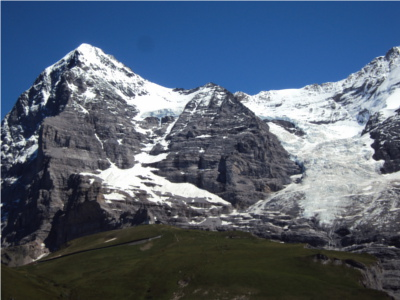
%> input picture data/part1/hill/1.JPG, 400 x 300 px
$ octave stitchmulti.m   (GNU Octave 9; MATLAB toolbox functions it lacks are replaced by stand-ins)
%> lines starting %> are read from the running program, lines starting %| are printed output that depends on the picture
### code/stitch.m
%stitch.m
%this code is used for performing image stitching of two images
function [result] = stitch(img1, img2, coor, harrisThreshold, deBug)
% Arguments:
%            im1     			- image1 to be processed.
%            im2     			- image2 to be processed.
%            coor    			- just obtains inlier coordinates and return, 1 true, 0 for show stiched images
%            harrisThreshold    - specifying threshold for harris detector
%            deBug    			- show debugged images
%
% Returns:
%            result    - outputs the stiched images if coor = 0 else outputs the inliers coordinates for both images
	warning('off','all')
	neighbourhood_size = 5;%definging the neighbourhood size //optimum
	threshold = 3;%threshold for the dist2.m output, optimum
	% neighbourhood_size = 7;%definging the neighbourhood size
	% threshold = 3;%threshold for the dist2.m output
	if nargin < 5 %for debugging purpose
	    img1=imread('..\data\part1\uttower\left.jpg');
		img2=imread('..\data\part1\uttower\right.jpg');
		deBug = 0;
		harrisThreshold = 0.05;
		coor = 1;
	end
	im1=rgb2gray(img1);
	im2=rgb2gray(img2);
	im1=double(im1);%converting into double format
	im1=im1/255;
	im2=double(im2);%converting into double format
	im2=im2/255;
	[h, w] = size(im1);
	% imshow(im2)
	%%%%%%%%%%%%%%%%%%%%%%%%%% 1 - finding the feature points using harris blob detector%%%%%%%%%%%%%%%%%%%%%%%%%%%%%%%%%%%%%%%%%%%%
	disp('1 - Performing Harris corner detector trick.....')
	[cim,r,c] = harris(im1,2, harrisThreshold, 2, deBug);
	%%%%%%%%%%%%%%%%%%%%%%%% 2 - finding and storing the neighbourhood pixels for each feature points%%%%%%%%%%%%%%%%%%%%%%%%%%%%%%%
	[local_features1, coordinates1] = keypoints(im1, neighbourhood_size, r, c);
	% figure, imagesc(im1), axis image, colormap(gray), hold on
	% plot(C1,R1,'ys'), title('corners detected');
	% truesize;
	%%%%%%%%%%%%%%%%%%%%%%%%%% 1 - finding the feature points using harris blob detector%%%%%%%%%%%%%%%%%%%%%%%%%%%%%%%%%%%%%%%%%%%%
	[~,r,c] = harris(im2,2, harrisThreshold, 2, deBug);
	%%%%%%%%%%%%%%%%%%%%%%%% 2 - finding and storing the neighbourhood pixels for each feature points%%%%%%%%%%%%%%%%%%%%%%%%%%%%%%%
	[local_features2, coordinates2] = keypoints(im2, neighbourhood_size, r, c);
	% figure, imagesc(im2), axis image, colormap(gray), hold on
	% plot(C2,R2,'ys'), title('corners detected');
	% imshow(cim)
	% truesize;
	%%%%%%%%%%%%%%%%%%%%%%%%% 3 - finding the euclidean distance between each keypoints of both images%%%%%%%%%%%%%%%%%%%%%%%%%%%%%%
	disp('2 - Finding the putative matches and plotting them.....')
	n2 = dist2(local_features1, local_features2);
	[N,M] = find((n2<threshold)); %putative matches found
	Matches = size(N,1);
	% index = randperm(Matches,20) %randomly taking 20 putative matches
	% N = N(index, 1)
	% M = M(index, 1)
	%
	size(coordinates1);
	coordinates1=coordinates1(N,:);%STORING THE PUTATIVE MATCHES, x
	size(coordinates1);
	% C1=C1(unique(N,'first'), :);
	coordinates2=coordinates2(M,:);%STORING THE PUTATIVE MATCHES, Y
	size(coordinates2);
	if deBug ==1
		stackedImage = cat(2, im1, im2); % Places the two images side by side, %courtesy stackoverflow.com
		figure; clf; imshow(stackedImage); hold on;
		% show features detected in image 1
		plot(coordinates1(:,1),coordinates1(:,2),'+m');
		plot(coordinates2(:,1)+w,coordinates2(:,2),'oc');
		% show displacements
		% line([coordinates1(:,1); coordinates2(:,1)],[coordinates1(:,2); coordinates2(:,2)],'color','y');
		for i = 1 : size(coordinates2)
			line([coordinates1(i, 1) (coordinates2(i, 1)+w)], [coordinates1(i, 2) coordinates2(i, 2)], 'Color', 'yellow');
			end
		title('3 - Plotting the Putative Matches.....'); %plotting putative matches
		truesize;
	end


	% C2=C2(unique(M,'first'));
	% figure, imagesc(im1), axis image, colormap(gray), hold on
	% plot(coordinates1(:,2),coordinates1(:,1),'ys'), title('corners detected');
	% figure, imagesc(im2), axis image, colormap(gray), hold on
	% plot(coordinates2(:,2),coordinates2(:,1),'ys'), title('corners detected');

	%%%%%%%%%%%%%%%%%%%%%%%%% 4 - Applying RANSAC to remove outliers and get optimum Homogrpahy Matrix%%%%%%%%%%%%%%%%%%%%%%%%%%%%%%
	disp('4 - Performing very Simple RANSAC algorithm and plotting the inliers.....')
	[H, inliers, residual_error] = ransac(coordinates1, coordinates2, 20000);
	if deBug ==1
		stackedImage = cat(2, im1, im2); % Places the two images side by side, %courtesy stackoverflow.com
		figure; clf; imshow(stackedImage); hold on;
		% show features detected in image 1
		plot(coordinates1(inliers,1),coordinates1(inliers, 2),'+m');
		plot(coordinates2(inliers,1)+w,coordinates2(inliers, 2),'oc');
		% show displacements
		% line([coordinates1(:,1); coordinates2(:,1)],[coordinates1(:,2); coordinates2(:,2)],'color','y');
		coordinates11 = coordinates1(inliers,:);
		coordinates22 = coordinates2(inliers,:);
		for i = 1 : size(coordinates22)
			line([coordinates11(i, 1) (coordinates22(i, 1)+w)], [coordinates11(i, 2) coordinates22(i, 2)], 'Color', 'yellow');
		end
		title('5 - Plotting inliers after removing the outliers from the putative matches.....');%plotitng inliers
		truesize;
	end

	disp('6 - Some useful data.....')
	fprintf('Residual Error in inliers: %0.3f \n',residual_error);
	fprintf('Number of Inliers out of %d Putative pairs: %d \n', length(coordinates1),length(inliers) );
	if length(inliers) <4 %exit if too many outliers
		disp('Second image is an outlier, too few matches')
		return
	end
	if coor == 0
		result = [];
		result = [coordinates1(inliers,:) coordinates2(inliers,:)];
		return
	end
	% showMatchedFeatures(im1,im2,coordinates1,coordinates2) %%using computer toolbox, debugging
	%%%%%%%%%%%%%%%%%%%%%%%%% 5 - Perfomring image stiching using the Homography matrix H%%%%%%%%%%%%%%%%%%%%%%%%%%%%%%%%%%%%%%%%%%
	disp('7 - Finally showing the stiched images')
	result = panO(img1, img2, H);
	% [5 lines of commented-out code are left out]
	H
	disp('Hurray!!!!!')

### code/harris.m
% HARRIS - Harris corner detector
%
% Usage:  [cim, r, c] = harris(im, sigma, thresh, radius, disp)
%
% Arguments:
%            im     - image to be processed.
%            sigma  - standard deviation of smoothing Gaussian. Typical
%                     values to use might be 1-3.
%            thresh - threshold (optional). Try a value ~1000.
%            radius - radius of region considered in non-maximal
%                     suppression (optional). Typical values to use might
%                     be 1-3.
%            disp   - optional flag (0 or 1) indicating whether you want
%                     to display corners overlayed on the original
%                     image. This can be useful for parameter tuning.
%
% Returns:
%            cim    - binary image marking corners.
%            r      - row coordinates of corner points.
%            c      - column coordinates of corner points.
%
% If thresh and radius are omitted from the argument list 'cim' is returned
% as a raw corner strength image and r and c are returned empty.

% Reference:
% C.G. Harris and M.J. Stephens. "A combined corner and edge detector",
% Proceedings Fourth Alvey Vision Conference, Manchester.
% pp 147-151, 1988.
%
% Author:
% Peter Kovesi
% Department of Computer Science & Software Engineering
% The University of Western Australia
% pk@cs.uwa.edu.au  www.cs.uwa.edu.au/~pk
%
% March 2002

function [cim, r, c] = harris(im, sigma, thresh, radius, disp)

    error(nargchk(2,5,nargin));

    dx = [-1 0 1; -1 0 1; -1 0 1]; % Derivative masks
    dy = dx';

    Ix = conv2(im, dx, 'same');    % Image derivatives
    Iy = conv2(im, dy, 'same');

    % Generate Gaussian filter of size 6*sigma (+/- 3sigma) and of
    % minimum size 1x1.
    g = fspecial('gaussian',max(1,fix(6*sigma)), sigma);

    Ix2 = conv2(Ix.^2, g, 'same'); % Smoothed squared image derivatives
    Iy2 = conv2(Iy.^2, g, 'same');
    Ixy = conv2(Ix.*Iy, g, 'same');

    cim = (Ix2.*Iy2 - Ixy.^2)./(Ix2 + Iy2 + eps); % Harris corner measure

    % Alternate Harris corner measure used by some.  Suggested that
    % k=0.04 - I find this a bit arbitrary and unsatisfactory.
%   cim = (Ix2.*Iy2 - Ixy.^2) - k*(Ix2 + Iy2).^2;

    if nargin > 2   % We should perform nonmaximal suppression and threshold

	% Extract local maxima by performing a grey scale morphological
	% dilation and then finding points in the corner strength image that
	% match the dilated image and are also greater than the threshold.
	sze = 2*radius+1;                   % Size of mask.
	mx = ordfilt2(cim,sze^2,ones(sze)); % Grey-scale dilate.
	cim = (cim==mx)&(cim>thresh);       % Find maxima.

	[r,c] = find(cim);                  % Find row,col coords.

	if nargin==5 & disp      % overlay corners on original image
	    figure, imagesc(im), axis image, colormap(gray), hold on
	    plot(c,r,'ys'), title('corners detected');
	end

    else  % leave cim as a corner strength image and make r and c empty.
	r = []; c = [];
    end

### code/keypoints.m
%finding keypoints pixels
function [keypoint, coordinates] = keypoints(im, neighbourhood_size, r, c)
	%% im is the image where neighbourhood pixels has to be found
	%% neighbourhood_size is the matrix dimension of the neighbourhood pixels
	%% r and c are the coordinates of the local features /keypoints found earlier using harris/blob detector
	warning('off','all')
	K=0;
	feature_count=size(r,1); %count the number of the total feature points detected by the harris detector
	local_features = zeros(feature_count, neighbourhood_size,neighbourhood_size); %create matrix for storing the pixel neighbourhood of each each feature point, here 8 neighbours are detected plus original feature pixel
	[h, w] = size(im);
	R=[];
	C=[];
	% size(local_features)
	div = (neighbourhood_size-1)/2;
	for k =1:feature_count
		i = r(k,1);
		j = c(k,1);
		if (i-div>0 && j-div > 0 && i+div < h && j+div < w ) %% bypassing feature points near the vicinity of the borders of the picture
			K=K+1;
			local_features(K, :,:) = im(i-div:i+div,j-div:j+div);
			R(K) = i;
			C(K) = j;
		end
	end
	local_features =  local_features(1:K,:,:); %% removing redundant zeros as K may be less than the total featur4e points in actual
	%reshaping the local_features matrix into 1-D vector, flattening
	keypoint = reshape(local_features, [], neighbourhood_size*neighbourhood_size);
	%standardizing the features
	for i=1:K
		keypoint(i,:) = (keypoint(i,:) - mean(keypoint(i,:)))/std(keypoint(i,:));
	end
	R=R';
	C=C';
	coordinates = zeros(K, 2);
	size(coordinates);
	coordinates(:,1) = C(:,1);
	coordinates(:,2) = R(:,1);

### code/dist2.m
function n2 = dist2(x, c)
% DIST2	Calculates squared distance between two sets of points.
% Adapted from Netlab neural network software:
% http://www.ncrg.aston.ac.uk/netlab/index.php
%
%	Description
%	D = DIST2(X, C) takes two matrices of vectors and calculates the
%	squared Euclidean distance between them.  Both matrices must be of
%	the same column dimension.  If X has M rows and N columns, and C has
%	L rows and N columns, then the result has M rows and L columns.  The
%	I, Jth entry is the  squared distance from the Ith row of X to the
%	Jth row of C.
%
%
%	Copyright (c) Ian T Nabney (1996-2001)

[ndata, dimx] = size(x);
[ncentres, dimc] = size(c);
if dimx ~= dimc
	error('Data dimension does not match dimension of centres')
end

n2 = (ones(ncentres, 1) * sum((x.^2)', 1))' + ...
  ones(ndata, 1) * sum((c.^2)',1) - ...
  2.*(x*(c'));

% Rounding errors occasionally cause negative entries in n2
if any(any(n2<0))
  n2(n2<0) = 0;
end

### code/ransac.m
%ransac.m
function [H, inliers, residual_error] = ransac(INPUTS, OUTPUTS, iterations)
% Arguments:
%            INPUTS      - keypoint features corrdinates of the first image
%            OUTPUTS     - keypoint features corrdinates of the seond image
%            iterations  - number of times ransac has to run
%
% Returns:
%            H    			   - optimum Homography matrix calculated
%            inliers    	   - returns the inliers indices found in the keypoint features
%            residual_error    - average error found in the inliers
	warning('off','all')
	optimum_inliers_count = 0;
	error_threshold = 25;
	Matches = size(INPUTS,1);%get the totals match size
	for i =1:iterations

		index = randperm(Matches,4); %randomly taking 4 pairs of matches
		coordinates1 = INPUTS(index,:);
		coordinates2 = OUTPUTS(index,:);
		% coordinates1 = [141, 131;480, 159 ;493, 630;64, 601];
		% coordinates2 = [318, 256;534, 372;316, 670;73, 473];
		% A = [coordinates1(1,1), coordinates1(1,2), 1, 0, 0, 0, -1*coordinates1(1,1)*coordinates2(1,1), -1*coordinates1(1,2)*coordinates2(1,1); coordinates1(2,1), coordinates1(2,2), 1, 0, 0, 0, -1*coordinates1(2,1)*coordinates2(2,1), -1*coordinates1(2,2)*coordinates2(2,1); coordinates1(3,1), coordinates1(3,2), 1, 0, 0, 0, -1*coordinates1(3,1)*coordinates2(3,1), -1*coordinates1(3,2)*coordinates2(3,1); coordinates1(4,1), coordinates1(4,2), 1, 0, 0, 0, -1*coordinates1(4,1)*coordinates2(4,1), -1*coordinates1(4,2)*coordinates2(4,1); 0, 0, 0, coordinates1(1,1), coordinates1(1,2), 1, -1*coordinates1(1,1)*coordinates2(1,2), -1*coordinates1(1,2)*coordinates2(1,2); 0, 0, 0, coordinates1(2,1), coordinates1(2,2), 1, -1*coordinates1(2,1)*coordinates2(2,2), -1*coordinates1(2,2)*coordinates2(2,2); 0, 0, 0, coordinates1(3,1), coordinates1(3,2), 1, -1*coordinates1(1,1)*coordinates2(3,2), -1*coordinates1(3,2)*coordinates2(3,2); 0, 0, 0, coordinates1(4,1), coordinates1(4,2), 1, -1*coordinates1(4,1)*coordinates2(4,2), -1*coordinates1(4,2)*coordinates2(4,2);
		%  ];
		A = [coordinates1(1,1), coordinates1(1,2), 1, 0, 0, 0, -1*coordinates1(1,1)*coordinates2(1,1), -1*coordinates1(1,2)*coordinates2(1,1);  0, 0, 0, coordinates1(1,1), coordinates1(1,2), 1, -1*coordinates1(1,1)*coordinates2(1,2), -1*coordinates1(1,2)*coordinates2(1,2); coordinates1(2,1), coordinates1(2,2), 1, 0, 0, 0, -1*coordinates1(2,1)*coordinates2(2,1), -1*coordinates1(2,2)*coordinates2(2,1);  0, 0, 0, coordinates1(2,1), coordinates1(2,2), 1, -1*coordinates1(2,1)*coordinates2(2,2), -1*coordinates1(2,2)*coordinates2(2,2); coordinates1(3,1), coordinates1(3,2), 1, 0, 0, 0, -1*coordinates1(3,1)*coordinates2(3,1), -1*coordinates1(3,2)*coordinates2(3,1);  0, 0, 0, coordinates1(3,1), coordinates1(3,2), 1, -1*coordinates1(3,1)*coordinates2(3,2), -1*coordinates1(3,2)*coordinates2(3,2); coordinates1(4,1), coordinates1(4,2), 1, 0, 0, 0, -1*coordinates1(4,1)*coordinates2(4,1), -1*coordinates1(4,2)*coordinates2(4,1);  0, 0, 0, coordinates1(4,1), coordinates1(4,2), 1, -1*coordinates1(4,1)*coordinates2(4,2), -1*coordinates1(4,2)*coordinates2(4,2);
		 ];
		 % coordinates2
		b = reshape(coordinates2', 8, []); %vectorising the output coordinates
		H = A\b;
		% [U, S, V] = svd(A);
		% H = V(:,end);
		H(9,1) = 1;
		H = reshape(H, 3,3, [])';
		% [19 lines of commented-out code are left out]

		inputs = [INPUTS';ones(1,Matches)]; %adding the homogeneous column
		% coordinates2 = [coordinates2';ones(1,size(coordinates2, 1))]
		inputs_trans = H*inputs;
		inputs_trans = inputs_trans';
		tempInputs = inputs_trans(:,1:2);
	    tempInputs(:,1)=tempInputs(:,1)./inputs_trans(:,3);%normalising the column with the homogneous column, w
	    tempInputs(:,2) = tempInputs(:,2)./inputs_trans(:,3);%normalising the column with the homogneous column, w
	    inputs_trans = tempInputs;
	    error = sum((inputs_trans-OUTPUTS).^2,2);
	    inliers_temp = find(error<error_threshold);%getting the indices of those coordinates which have low error difference with the acgual output
	    inliers_temp_count = length(inliers_temp);
	    if (inliers_temp_count > optimum_inliers_count)
	    	optimum_H=H;
	    	optimum_inliers = inliers_temp;
	    	optimum_inliers_count = inliers_temp_count;
	    	avg_residual_error = mean(error(optimum_inliers));
	    end
	end
	H = optimum_H;
	inliers = optimum_inliers;
	optimum_inliers_count;
	residual_error = avg_residual_error;
	% Matches;
	coordinates1 = INPUTS(inliers,:);
	coordinates2 = OUTPUTS(inliers,:);
	% A = [coordinates1(1,1), coordinates1(1,2), 1, 0, 0, 0, -1*coordinates1(1,1)*coordinates2(1,1), -1*coordinates1(1,2)*coordinates2(1,1);  0, 0, 0, coordinates1(1,1), coordinates1(1,2), 1, -1*coordinates1(1,1)*coordinates2(1,2), -1*coordinates1(1,2)*coordinates2(1,2); coordinates1(2,1), coordinates1(2,2), 1, 0, 0, 0, -1*coordinates1(2,1)*coordinates2(2,1), -1*coordinates1(2,2)*coordinates2(2,1);  0, 0, 0, coordinates1(2,1), coordinates1(2,2), 1, -1*coordinates1(2,1)*coordinates2(2,2), -1*coordinates1(2,2)*coordinates2(2,2); coordinates1(3,1), coordinates1(3,2), 1, 0, 0, 0, -1*coordinates1(3,1)*coordinates2(3,1), -1*coordinates1(3,2)*coordinates2(3,1);  0, 0, 0, coordinates1(3,1), coordinates1(3,2), 1, -1*coordinates1(3,1)*coordinates2(3,2), -1*coordinates1(3,2)*coordinates2(3,2); coordinates1(4,1), coordinates1(4,2), 1, 0, 0, 0, -1*coordinates1(4,1)*coordinates2(4,1), -1*coordinates1(4,2)*coordinates2(4,1);  0, 0, 0, coordinates1(4,1), coordinates1(4,2), 1, -1*coordinates1(4,1)*coordinates2(4,2), -1*coordinates1(4,2)*coordinates2(4,2);
	% 	 ]
	%recalculating the new Homogrpahy matrix based upon inliers coordinates
	A = [];
    for i = 1:optimum_inliers_count %replace this code later on
        Xi = coordinates1(i,:);
        xi_ = coordinates2(i, 1);
        yi_ = coordinates2(i, 2);
        zs = zeros(3, 1);
        A = cat(1, A, cat(2, Xi, 1, zs', -Xi(1)*xi_, -Xi(2)*xi_));
        A = cat(1, A, cat(2, zs', Xi, 1, -Xi(1)*yi_, -Xi(2)*yi_));
    end
	b = reshape(coordinates2', optimum_inliers_count*2, []); %vectorising the output coordinates
		H = A\b;
		H(9,1) = 1;
		H = reshape(H, 3,3, [])';

### code/panO.m
%panO.m
%this code is used for performing image stitching of two images
function [result] = panO(im1, im2, H)
% Arguments:
%            im1     	  - image1 to be tranformed based upon the homography matrix H
%            im2     	  - image2 to be stiched with transformed image 1.
%            H       	  - transformation matrix calculated using Harris detector and RANSAC algo
%
% Returns:
%            result    - outputs the stiched images
 %referenced from http://www.leet.it/home/giusti/teaching/matlab_sessions/stitching/stitch.html
 	warning('off','all')
 	[im11, xdata, ydata] = imtransform(im1,maketform('projective',H'));
    xdata_out=[min(1,xdata(1)) max(size(im2,2), xdata(2))]; %width
    ydata_out=[min(1,ydata(1)) max(size(im2,1), ydata(2))]; %depth
    result1 = imtransform(im1, maketform('projective',H'),...
             'XData',xdata_out,'YData',ydata_out);
    result2 = imtransform(im2, maketform('affine',eye(3)),...
             'XData',xdata_out,'YData',ydata_out);
    % result = result1 + result2;
    % overlap = (result1 > 0.0) & (result2 > 0.0);
    % result_avg = result1/2 + result2/2);
    result=max(result1,result2);

    % result(overlap) = result_avg(overlap);
    % figure; imshow(result);


end

### code/stitchmulti.m
%simple script to stitch multiimages
% uttower
% im1=imread('..\data\part1\uttower\left.JPG');
% im2=imread('..\data\part1\uttower\right.JPG');
% hill
im1=imread('..\data\part1\hill\1.JPG');
%> im1 is the input picture: size 300x400x3 uint8; mean R, G, B 82.9, 95.7, 113.4
im2=imread('..\data\part1\hill\2.JPG');
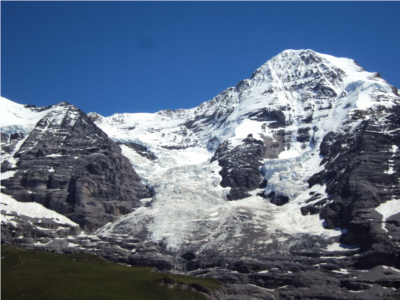
%> input picture data/part1/hill/2.JPG, 400 x 300 px
%> im2 is the input picture: size 300x400x3 uint8; mean R, G, B 93, 108.6, 131
im3=imread('..\data\part1\hill\3.JPG');
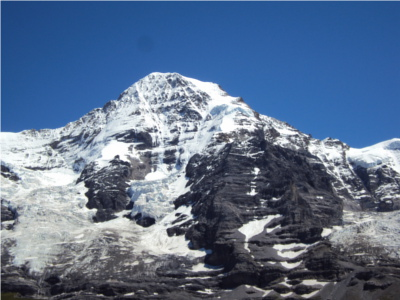
%> input picture data/part1/hill/3.JPG, 400 x 300 px
%> im3 is the input picture: size 300x400x3 uint8; mean R, G, B 93.1, 113.3, 142.2
% [9 lines of commented-out code are left out]
tic
result = stitch(im1, im2, 1, 0.005, 1);
%> in harris, `cim = (cim==mx)&(cim>thresh);`:
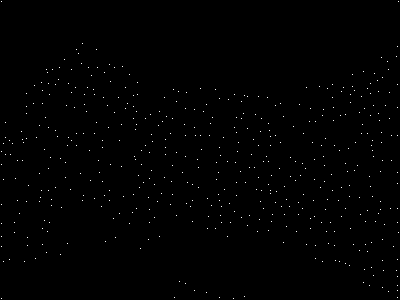
%> cim: size 300x400 logical; 0.41% white in thin lines or dots
%> in harris, `[r,c] = find(cim);`: r = 492 values from 2 to 299; c = 492 values from 2 to 399
%> in stitch, `[cim,r,c] = harris(im1,2, harrisThreshold, 2, deBug);`: r = 492 values, max 299 at index 8, min 2 at index 1, mean 163.7; c = 492 values from 2 to 399
%> the loop in keypoints, `for k =1:feature_count` made 492 passes
%> (i, j) on passes 1 to 8: (2, 2), (152, 2), (165, 2), (205, 2), (224, 2), (237, 2), (247, 2), (299, 2)
%> after the loop in keypoints, `for k =1:feature_count`: C = 466 values from 4 to 397; K = 466; R = 466 values, max 297 at index 268, min 44 at index 90, mean 161.6
%> in stitch, `[local_features1, coordinates1] = keypoints(im1, neighbourhood_size, r..`: coordinates1 = 466 rows, first 12: [4 144; 4 180; 4 262; 6 123; 6 138; 6 155; 10 141; 10 260; 11 155; 13 144; 15 223; 15 233]
%> in stitch, `[~,r,c] = harris(im2,2, harrisThreshold, 2, deBug);`: r = 570 values, max 299 at index 16, min 2 at index 1, mean 184.3; c = 570 values from 2 to 399
%> the loop in keypoints (call 2), `for k =1:feature_count` made 570 passes
%> (i, j) on passes 1 to 8: (2, 2), (98, 2), (132, 2), (144, 2), (153, 2), (162, 2), (174, 2), (179, 2)
%> in stitch, `[local_features2, coordinates2] = keypoints(im2, neighbourhood_size, r..`: coordinates2 = 534 rows, first 12: [3 241; 8 143; 10 128; 11 196; 12 139; 14 157; 14 173; 15 114; 15 166; 16 133; 16 225; 18 141]
%> in dist2, `n2 = (ones(ncentres, 1) * sum((x.^2)', 1))' + ones(ndata, 1) * sum((c...`:
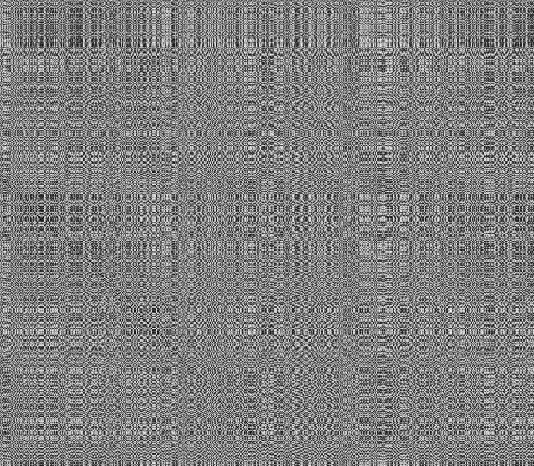
%> n2: size 466x534 double; min 0.17, max 95.24, mean 47.8; drawn with min black and max white
%> in stitch, `[N,M] = find((n2<threshold));`: N = 127 values from 23 to 464; M = 127 values from 5 to 519
%> in stitch, `Matches = size(N,1);`: Matches = 127
%> in stitch, `coordinates1=coordinates1(N,:);`: coordinates1 = 127 rows, first 12: [163 122; 166 140; 217 180; 171 205; 172 182; 199 188; 173 195; 177 102; 179 92; 186 157; 188 183; 193 222]
%> in stitch, `coordinates2=coordinates2(M,:);`: coordinates2 = 127 rows, first 12: [12 139; 14 157; 14 157; 16 225; 18 201; 18 201; 19 215; 28 119; 31 109; 35 176; 35 202; 39 243]
%> in stitch, `stackedImage = cat(2, im1, im2);`:
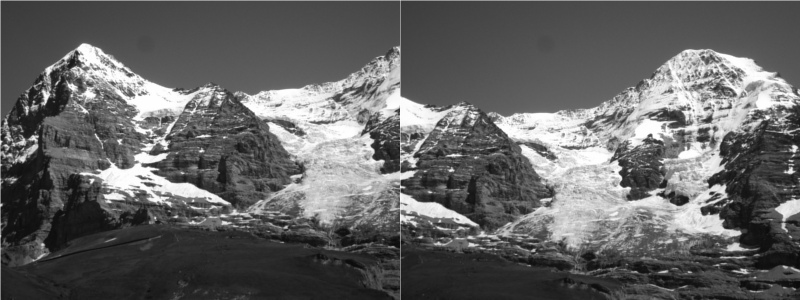
%> stackedImage: size 300x800 double; min 0.0314, max 1, mean 0.393
%> the loop in stitch, `for i = 1 : size(coordinates2)` made 127 passes
%> in ransac, `Matches = size(INPUTS,1);`: Matches = 127
%> the loop in ransac, `for i =1:iterations` made 20000 passes
%> (coordinates1, b, inliers_temp_count, optimum_H, optimum_inliers_count, avg_residual_error) on passes 15, 37: ([193 185; 322 223; 370 177; 166 140], [41; 205; 169; 247; 217; 203; 14; 157], 92, [1.14 -0.0312 -169.9; 0.101 1.14 -8.69; 0.000312 0.000111 1], 92, 1.33), ([204 112; 256 115; 372 146; 391 209], [56; 131; 109; 137; 220; 173; 235; 235], 93, [1.11 -0.104 -155.9; 0.108 1.02 1.07; 0.000351 -0.000235 1], 93, 3.25)
%> the loop in ransac, `for i = 1:optimum_inliers_count` made 93 passes
%> the loop in stitch, `for i = 1 : size(coordinates22)` made 93 passes
%| Residual Error in inliers: 3.249
%| Number of Inliers out of 127 Putative pairs: 93
%> in panO, `result=max(result1,result2);`:
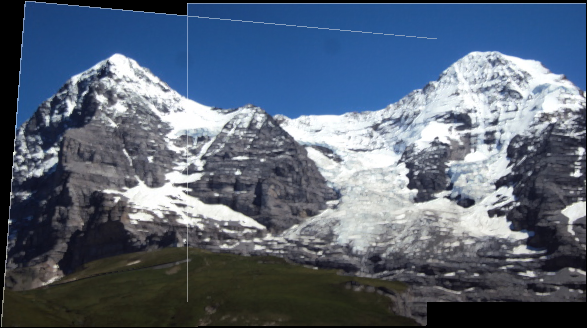
%> result: size 328x587x3 uint8; mean R, G, B 87.4, 99.9, 117.6
%> in stitch, `H`: H = [1.12 -0.0627 -161.9; 0.108 1.06 -2.36; 0.000341 -9.99e-05 1]
% imshow(result);
disp('Stitching the third image');
result = stitch(result,im3, 1, 0.005, 0);
%> call 3 of harris, with sigma = 2, thresh = 0.005, radius = 2, disp = 0
%> in harris (call 3), `cim = (Ix2.*Iy2 - Ixy.^2)./(Ix2 + Iy2 + eps);`:
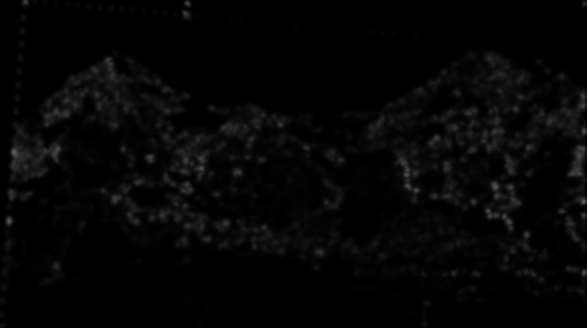
%> cim: size 328x587 double; min 0, max 0.376, mean 0.0212
%> the loop in ransac (call 2), `for i = 1:optimum_inliers_count` made 46 passes
%| Residual Error in inliers: 2.040
%| Number of Inliers out of 188 Putative pairs: 46
toc
figure; clf; hold on;
imshow(result);
title('Stitched images');
disp('Execution paused, press escape to close all the exisiting image figure and continue execution')
pause;
close all;%closes all the opened figures
